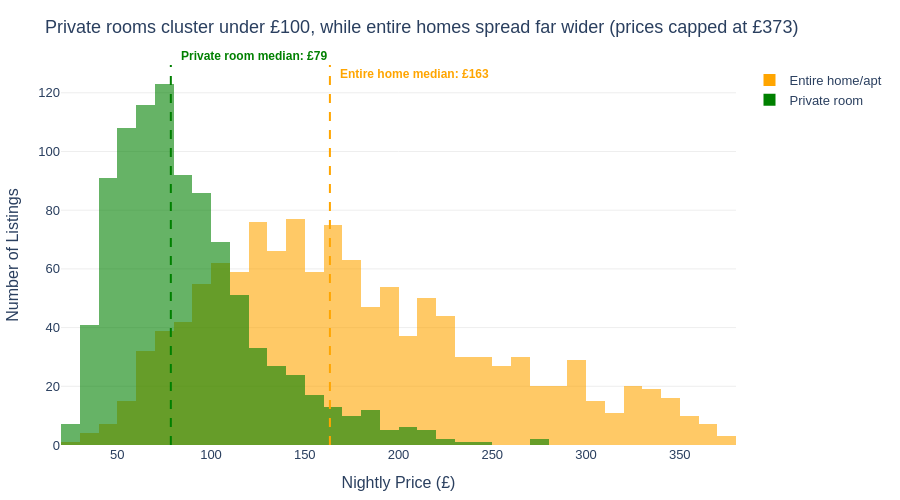

The notebook cell this image was saved under:
### Markdown cell above
## Task 1 — Histogram: price by room type (overlapping distributions)

**What to build:** A histogram showing price distributions for **Entire home/apt vs Private room** (exclude Shared room — too few observations) overlaid on the same chart.

**Requirements:**
- Both room types on the same chart (use `color='room_type'`)
- `barmode='overlay'` with `opacity=0.6` so both distributions are visible
- A vertical line for the median of EACH room type, differently coloured
- Insight title comparing the two distributions

> 💡 `df_cap[df_cap['room_type'].isin(['Entire home/apt','Private room'])]`

### Code cell
# Task 1
p95 = df['price'].quantile(0.95)
df_cap = df.loc[df['price'] <= p95].copy()

df_two = df_cap.loc[df_cap['room_type'].isin(['Entire home/apt', 'Private room'])].copy()

fig = px.histogram(
    data_frame=df_two, 
    x='price',
    color='room_type',                     
    barmode='overlay',
    opacity=0.6,
    nbins=50,                             
    color_discrete_map={'Entire home/apt': 'orange', 'Private room': 'green'},
    labels={'price': 'Nightly Price (£)', 'count': 'Number of Listings', 'room_type': ''},
    height=500
)

median_entire = df_two.loc[df_two['room_type'] == 'Entire home/apt', 'price'].median()
median_private = df_two.loc[df_two['room_type'] == 'Private room', 'price'].median()

fig.add_vline(x=median_entire, line_dash='dash', line_color='orange', line_width=2,
              annotation=dict(
                  text=f'<b>Entire home median: £{median_entire:.0f}',
                  font=dict(color='orange', size=12),
                  xanchor='left',
                  yanchor='top',
                  xshift=8,  
              ))

fig.add_vline(x=median_private, line_dash='dash', line_color='green', line_width=2,
              annotation=dict(
                  text=f'<b>Private room median: £{median_private:.0f}',
                  font=dict(color='green', size=12),
                  xanchor='left',
                  yanchor='bottom',
                  xshift=8,  
              ))

fig.update_layout(
    title=f'Private rooms cluster under £100, while entire homes spread far wider (prices capped at £{p95:.0f})',
    plot_bgcolor='white', paper_bgcolor='white',
    font=dict(family='Arial', size=13),
    yaxis=dict(gridcolor='#EEEEEE', title='Number of Listings'),
    xaxis=dict(showgrid=False),
    margin=dict(l=60, r=40, t=65, b=40)
)
fig.show()

### Figure 1 — Plotly figure (JSON) as saved in the notebook; plotly's stock layout.template omitted (floating-point values rounded to 4 significant figures; data arrays with more than 128 entries replaced by an {"elided": "..."} marker saying what was removed)
{"data": [{"bingroup": "x", "hovertemplate": "=Entire home/apt<br>Nightly Price (£)=%{x}<br>count=%{y}<extra></extra>", "legendgroup": "Entire home/apt", "marker": {"color": "orange", "opacity": 0.6, "pattern": {"shape": ""}}, "name": "Entire home/apt", "nbinsx": 50, "orientation": "v", "showlegend": true, "type": "histogram", "x": {"elided": "1251 float values"}, "xaxis": "x", "yaxis": "y"}, {"bingroup": "x", "hovertemplate": "=Private room<br>Nightly Price (£)=%{x}<br>count=%{y}<extra></extra>", "legendgroup": "Private room", "marker": {"color": "green", "opacity": 0.6, "pattern": {"shape": ""}}, "name": "Private room", "nbinsx": 50, "orientation": "v", "showlegend": true, "type": "histogram", "x": {"elided": "942 float values"}, "xaxis": "x", "yaxis": "y"}], "layout": {"annotations": [{"font": {"color": "orange", "size": 12}, "showarrow": false, "text": "<b>Entire home median: £163", "x": 163.4, "xanchor": "left", "xref": "x", "xshift": 8, "y": 1, "yanchor": "top", "yref": "y domain"}, {"font": {"color": "green", "size": 12}, "showarrow": false, "text": "<b>Private room median: £79", "x": 78.57, "xanchor": "left", "xref": "x", "xshift": 8, "y": 1, "yanchor": "bottom", "yref": "y domain"}], "barmode": "overlay", "font": {"family": "Arial", "size": 13}, "height": 500, "legend": {"title": {"text": ""}, "tracegroupgap": 0}, "margin": {"b": 40, "l": 60, "r": 40, "t": 65}, "paper_bgcolor": "white", "plot_bgcolor": "white", "shapes": [{"line": {"color": "orange", "dash": "dash", "width": 2}, "type": "line", "x0": 163.4, "x1": 163.4, "xref": "x", "y0": 0, "y1": 1, "yref": "y domain"}, {"line": {"color": "green", "dash": "dash", "width": 2}, "type": "line", "x0": 78.57, "x1": 78.57, "xref": "x", "y0": 0, "y1": 1, "yref": "y domain"}], "title": {"text": "Private rooms cluster under £100, while entire homes spread far wider (prices capped at £373)"}, "xaxis": {"anchor": "y", "domain": [0, 1], "showgrid": false, "title": {"text": "Nightly Price (£)"}}, "yaxis": {"anchor": "x", "domain": [0, 1], "gridcolor": "#EEEEEE", "title": {"text": "Number of Listings"}}}}
